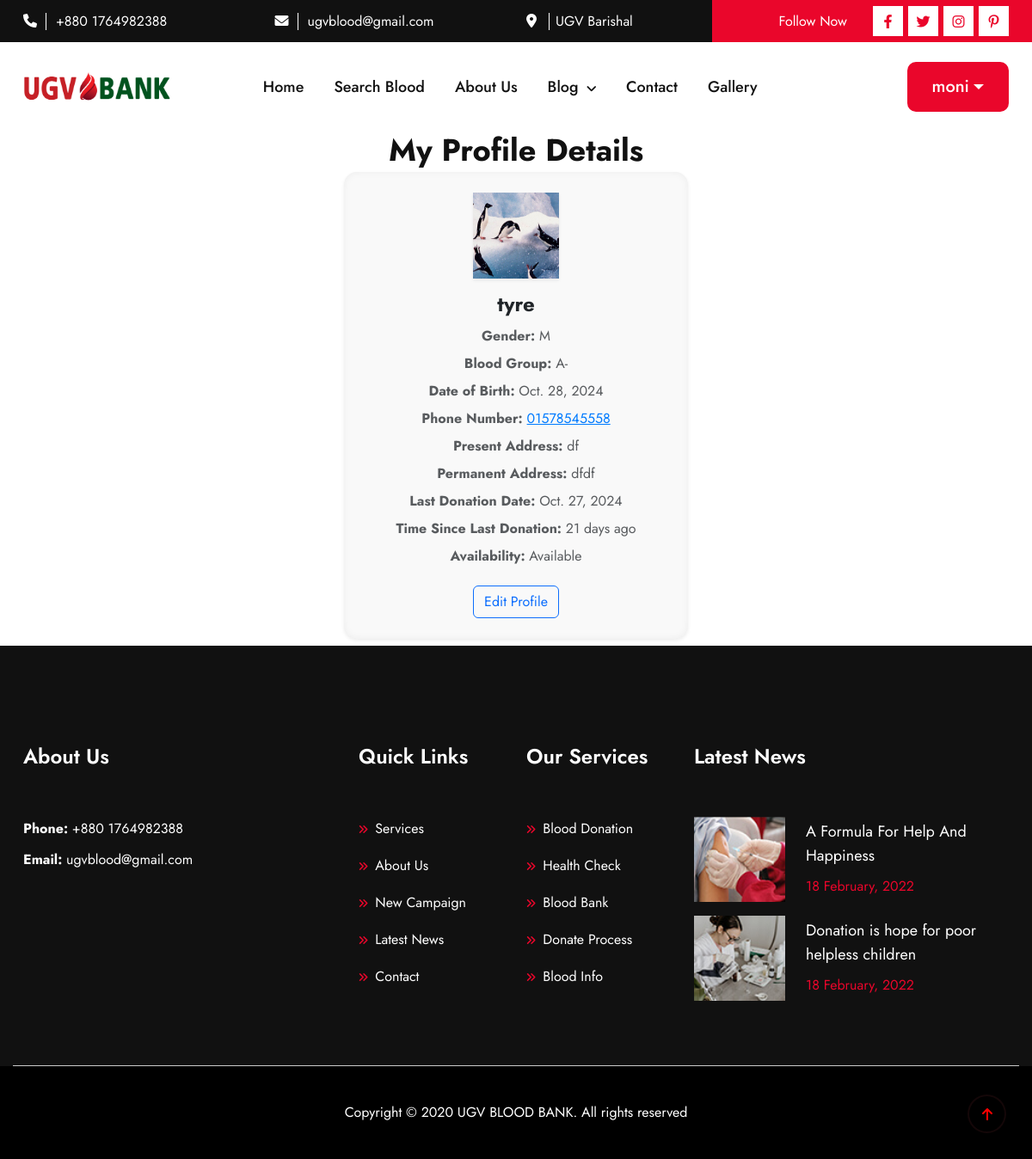
The page /profile/ (signed in) on the database its author committed.
### blood/models.py (models this page shows, shortened)
class DonorProfile(models.Model):
    BLOOD_GROUP_CHOICES = [
        ('A+', 'A+'), ('A-', 'A-'),
        ('B+', 'B+'), ('B-', 'B-'),
        ('AB+', 'AB+'), ('AB-', 'AB-'),
        ('O+', 'O+'), ('O-', 'O-')
    ]
    GENDER_CHOICES = [
        ('M', 'Male'),
        ('F', 'Female'),
        ('O', 'Other'),
    ]
    user = models.OneToOneField(User, on_delete=models.CASCADE)
    full_name = models.CharField(max_length=80)
    profile_picture = models.ImageField(upload_to='profile_pics/', blank=True, null=True)
    blood_group = models.CharField(max_length=3, choices=BLOOD_GROUP_CHOICES)
    gender = models.CharField(max_length=1, choices=GENDER_CHOICES)  # New field for gender
    date_of_birth = models.DateField()
    phone_number = models.CharField(
        max_length=11,
        validators=[RegexValidator(regex=r'^\+?1?\d{9,15}$')]
    )
    present_address = models.TextField(max_length=400)
    permanent_address = models.TextField(max_length=400, blank=True, null=True)
    last_donation_date = models.DateField(blank=True, null=True)
    availability = models.BooleanField(default=True)  # To indicate if they are available for donation

### blood/views.py (the view)
# urls.py: path('profile/', my_details, name='my_details'),
@login_required
def my_details(request):
    try:
        profile = DonorProfile.objects.get(user=request.user)
    except DonorProfile.DoesNotExist:
        return redirect('manage_profile')  # Adjust this if your URL name is different
    return render(request, 'my_details.html', {'profile': profile})

### blood/templatetags/date_extras.py (called while the page is built)
@register.filter
def days_since(value):
    if not value:
        return "N/A", False
    today = date.today()
    difference = today - value
    days = abs(difference.days)  # Ensure no negative values
    more_than_4_months = days >= 120
    if days < 30:
        time_since = f"{days} days ago"
    else:
        months = days // 30
        time_since = f"{months} months ago" if months > 1 else "1 month ago"
    return time_since, more_than_4_months

### templates/my_details.html (shortened to what this page needs)
{% extends "base.html" %}
{% load static %}
{% load date_extras %}
{% block content %}
<div class="container mb-2 ">
    <h3 class="text-center mb-1">My Profile Details</h3>
    <div class="card border-0 shadow-sm" style="max-width: 400px; margin: auto; background: #f9f9f9;">
        <div class="card-body text-center p-4">
            <div class="mb-3">
                {% if profile.profile_picture %}
                    <img src="{{ profile.profile_picture.url }}" alt="Profile Picture" class="rounded-rectangle shadow-sm" style="width: 100px; height: 100px;">
                {% else %}
                    <img src="{% static 'default_profile.jpg' %}" alt="Profile Picture" class="rounded-rectangle shadow-sm" style="width: 100px; height: 100px;">
                {% endif %}
            </div>
            <h5 class="card-title text-dark font-weight-bold">{{ profile.full_name }}</h5>
            <p class="text-muted mb-1"><strong>Gender:</strong> {{ profile.gender }}</p>
            <p class="text-muted mb-1"><strong>Blood Group:</strong> {{ profile.blood_group }}</p>
            <p class="text-muted mb-1"><strong>Date of Birth:</strong> {{ profile.date_of_birth }}</p>
            <p class="text-muted mb-1"><strong>Phone Number:</strong> <span class="copyable">{{ profile.phone_number }}</span></p>
            <p class="text-muted mb-1"><strong>Present Address:</strong> {{ profile.present_address }}</p>
            <p class="text-muted mb-1"><strong>Permanent Address:</strong> {{ profile.permanent_address|default:"N/A" }}</p>
            <p class="text-muted mb-1"><strong>Last Donation Date:</strong> {{ profile.last_donation_date|default:"N/A" }}</p>
            {% if profile.last_donation_date %}
                {% with profile.last_donation_date|days_since as days_info %}
                    <p class="text-muted mb-1">
                        <strong>Time Since Last Donation:</strong>
                        <span class="{{ days_info.1 }}">{{ days_info.0 }}</span>
                    </p>
                {% endwith %}
            {% endif %}
            <p class="text-muted mb-1"><strong>Availability:</strong> {{ profile.availability|yesno:"Available,Not Available" }}</p>
            <a href="{% url 'manage_profile' %}" class="btn btn-outline-primary mt-3">Edit Profile</a>
        </div>
    </div>
</div>
{% endblock %}

### templates/header.html (shortened to what this page needs)
{% load static %}
  <header>
    <div class="header_top d-none d-lg-block d-xl-block d-xxl-block">
      <div class="container">
        <div class="row">
          <div class="col-xl-3 col-lg-3">
            <div class="header_top_content">
              <span><i class="fa-solid fa-phone"></i></span>
              <a href="tel:01977259912">+880 1764982388</a>
            </div>
          </div>
          <div class="col-xl-3 col-lg-3">
            <div class="header_top_content">
              <span><i class="fa-solid fa-envelope"></i></span>
              <a href="mailto:ugvblood@gmail.com">ugvblood@gmail.com</a>
            </div>
          </div>
          <div class="col-xl-3 col-lg-3">
            <div class="header_top_content">
              <span><i class="fa-solid fa-location-dot"></i></span>
              <a href="#">UGV Barishal</a>
            </div>
          </div>
          <div class="col-xl-3 col-lg-3">
            <div class="header_top_social">
              <p>Follow Now</p>
              <ul class="d-flex">
                <li><a href="#"><i class="fa-brands fa-facebook-f"></i></a></li>
                <li><a href="#"><i class="fa-brands fa-twitter"></i></a></li>
                <li><a href="#"><i class="fa-brands fa-instagram"></i></a></li>
                <li><a href="#"><i class="fa-brands fa-pinterest-p"></i></a></li>
              </ul>
            </div>
          </div>
        </div>
      </div>
    </div>
    <div class="header_bottom header_bottom2">
      <div class="container">
        <div class="row align-items-center position-relative">
          <div class="col-xl-2 col-lg-2 col-md-4 col-6">
            <div class="header_logo">
              <a href="{% url 'home' %}"><img  src="{% static 'assets/logo/logo.png' %}" alt="images not founds" class="img-fluid"></a>
            </div>
          </div>
          <div class="col-xl-7 col-lg-8 d-none d-xxl-block d-xl-block">
            <ul class="main_menu">
              <li><a href="{% url 'home' %}">Home</a></li>
              <li><a href="{% url 'donor_list' %}">Search Blood</a></li>
              <li><a href="about.html">About Us</a></li>
              <li class="position-relative">
                <a href="javascript:void(0)">Blog <i class="fa-solid fa-angle-down"></i></a>
              </li>
              <li><a href="contact.html">Contact</a></li>
              <li><a href="contact.html">Gallery</a></li>
            </ul>
          </div>
          <div class="col-xl-3 col-lg-2 d-none d-xxl-block d-xl-block">
            <div class="header_search_menu d-flex">
                {% if request.user.is_authenticated %}
                    <div class="dropdown">
                        <button class="btn red_btn get_code dropdown-toggle" type="button" id="userDropdown" data-bs-toggle="dropdown" aria-expanded="false">
                            {{ request.user.username }}
                        </button>
                    </div>
                {% else %}
                    <div>
                        <a href="{% url 'login' %}" class="red_btn get_code">Account</a>
                    </div>
                {% endif %}
            </div>
        </div>
        </div>
      </div>
    </div>
  </header>

### blood/static/assets/css/fancybox.css (style rules this page uses)
:root { --f-spinner-width: 36px;--f-spinner-height: 36px;--f-spinner-color-1: rgba(0, 0, 0, 0.1);--f-spinner-color-2: rgba(17, 24, 28, 0.8);--f-spinner-stroke: 2.75 }
:root { --f-button-width: 40px;--f-button-height: 40px;--f-button-border: 0;--f-button-border-radius: 0;--f-button-color: #374151;--f-button-bg: #f8f8f8;--f-button-hover-bg: #e0e0e0;--f-button-active-bg: #d0d0d0;--f-button-shadow: none;--f-button-transition: all 0.15s ease;--f-button-transform: none;--f-button-svg-width: 20px;--f-button-svg-height: 20px;--f-button-svg-stroke-width: 1.5;--f-button-svg-fill: none;--f-button-svg-filter: none;--f-button-svg-disabled-opacity: 0.65 }

### templates/my_details.html (style rules this page uses)
.copyable { cursor: pointer; color: #007bff; text-decoration: underline; }
.card { border-radius: 15px; }
.card-body { border-radius: 15px; box-shadow: inset 0 0 10px rgba(0, 0, 0, 0.05); }

### rows shown on the page
DonorProfile: profile_picture (picture), full_name "tyre", gender "M", blood_group "A-", date_of_birth "Oct. 28, 2024", phone_number "01578545558", present_address "df", permanent_address "dfdf", last_donation_date "Oct. 27, 2024", availability "Available"

### other values the page prints
{{ request.user.username }} "moni"
{{ days_info.0 }} "21 days ago"
